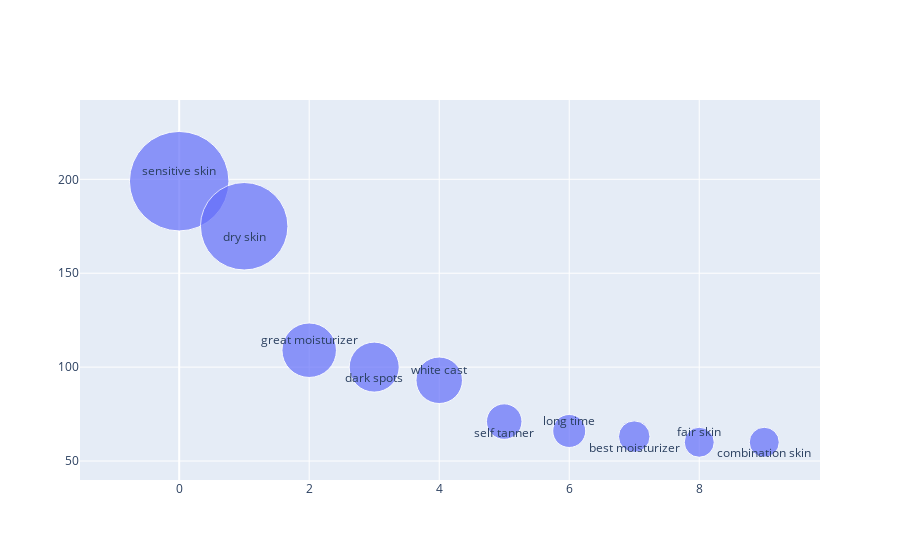

The notebook cell saved with this chart:
### Code cell
delete_words = ['types', 'skinstore', 'fines', '/', 'product', 'lines', 'cream', 'sun', 'sunscreen', 'first']
pro_noun_chunk = nlpshortcut.chunk_generator(pro_review, delete_words, bubbleplot = True)

### Figure 1 — Plotly figure (JSON) as saved in the notebook; plotly's stock layout.template omitted (floating-point values rounded to 4 significant figures)
{"data": [{"marker": {"size": [99.5, 87.5, 54.5, 50, 46.5, 35.5, 33, 31.5, 30, 30]}, "mode": "markers", "type": "scatter", "x": [0, 1, 2, 3, 4, 5, 6, 7, 8, 9], "y": [199, 175, 109, 100, 93, 71, 66, 63, 60, 60]}], "layout": {"annotations": [{"showarrow": false, "text": "sensitive skin", "x": 0, "xanchor": "center", "y": 199, "yanchor": "bottom"}, {"showarrow": false, "text": "dry skin", "x": 1, "xanchor": "center", "y": 175, "yanchor": "top"}, {"showarrow": false, "text": "great moisturizer", "x": 2, "xanchor": "center", "y": 109, "yanchor": "bottom"}, {"showarrow": false, "text": "dark spots", "x": 3, "xanchor": "center", "y": 100, "yanchor": "top"}, {"showarrow": false, "text": "white cast", "x": 4, "xanchor": "center", "y": 93, "yanchor": "bottom"}, {"showarrow": false, "text": "self tanner", "x": 5, "xanchor": "center", "y": 71, "yanchor": "top"}, {"showarrow": false, "text": "long time", "x": 6, "xanchor": "center", "y": 66, "yanchor": "bottom"}, {"showarrow": false, "text": "best moisturizer", "x": 7, "xanchor": "center", "y": 63, "yanchor": "top"}, {"showarrow": false, "text": "fair skin", "x": 8, "xanchor": "center", "y": 60, "yanchor": "bottom"}, {"showarrow": false, "text": "combination skin", "x": 9, "xanchor": "center", "y": 60, "yanchor": "top"}]}}
